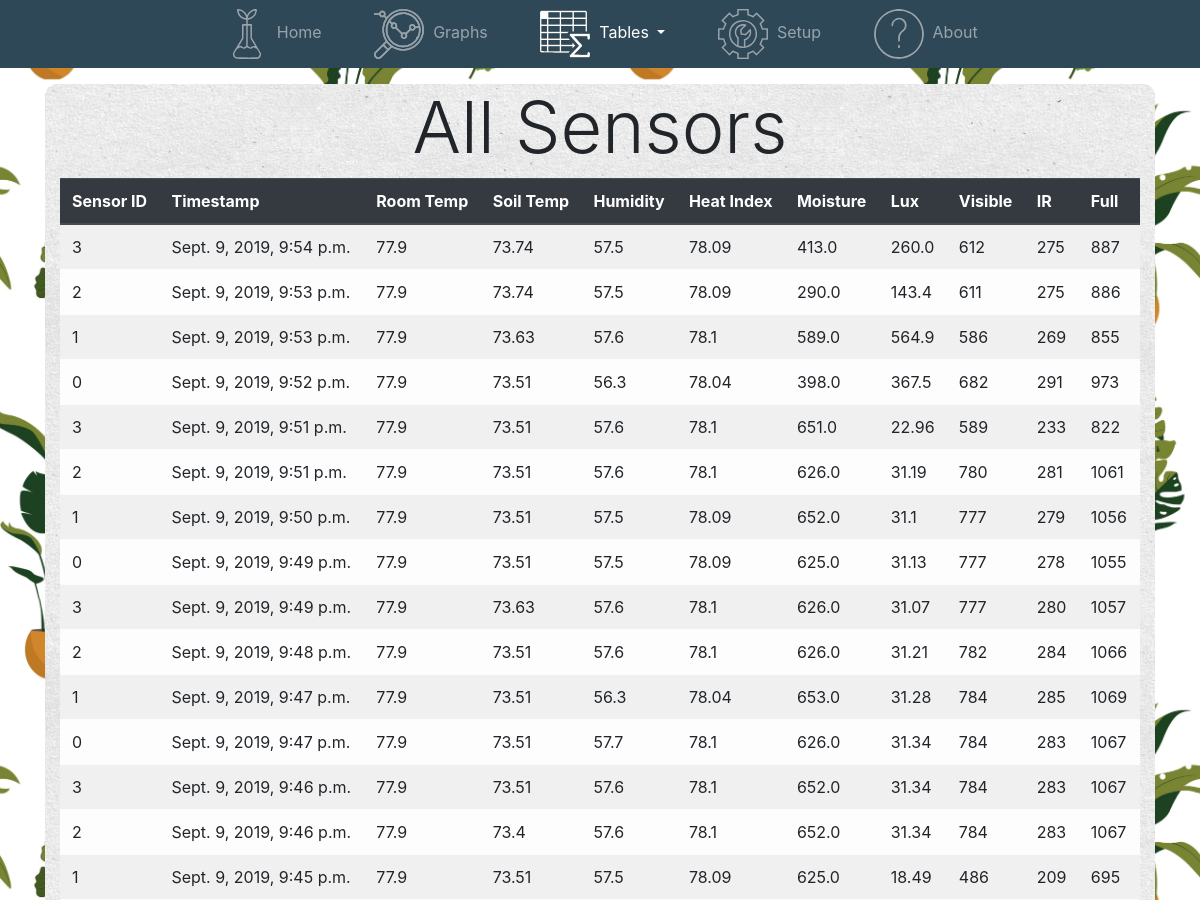
Before: /table/ (upper part) with the older database file.
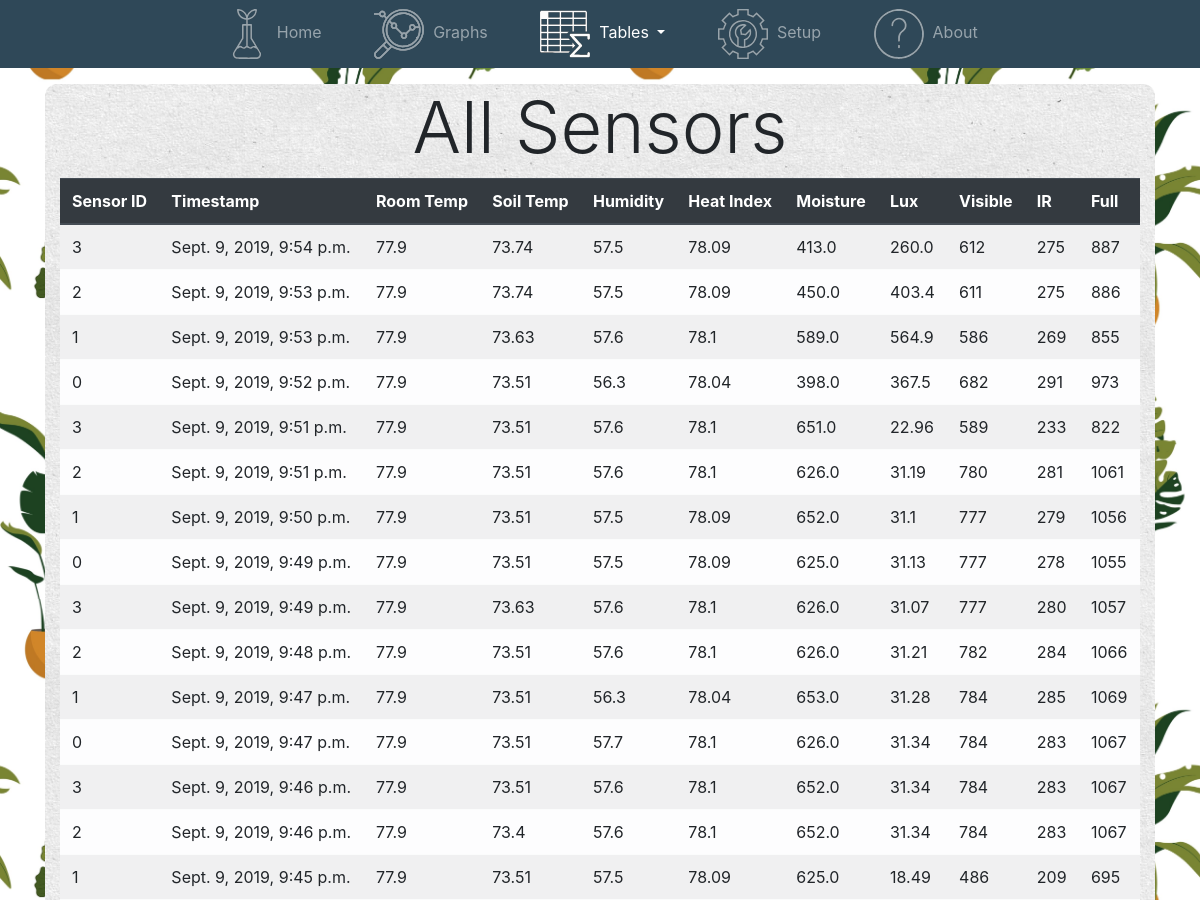
After: the same page with the newer database file.
### sensors/models.py (models this page shows, shortened)
class Sensor_data(models.Model):
    sensor_id = models.IntegerField() # Sensor ID to gather data from different sensors
    temp_soil = models.FloatField() # Soil reading from waterproof temp sensor wired probe (fahrenheit)
    temp_room = models.FloatField() # Temp reading from DHT-22 sensor (fahrenheit)
    humidity = models.FloatField() # humidity reading from DHT-22 sensor (fahrenheit)
    heat_index = models.FloatField() # heat index calc from DHT-22 sensor (fahrenheit)
    moisture = models.FloatField() # moisture reading from capacitance moisture sensor
    lux = models.FloatField() # Lux luminosity reading from light sensor
    visible = models.IntegerField() # Visible spectrum light reading from light sensor
    ir = models.IntegerField() # Ifrared spectrum light reading from light sensor
    full = models.IntegerField() # Full spectrum light reading from light sensor
    timestamp = models.DateTimeField('The time/date this data was recorded') # from django.utils import timezone ... timezone.now()

### sensors/views.py (the view)
# urls.py: path('table/', views.table, name='table'),
def table(request):
    id_list = list(Sensor_data.objects.values_list('sensor_id', flat=True).distinct())
    data_list = Sensor_data.objects.order_by('-timestamp')[:50]
    context = {'data_list': data_list, 'id_list': id_list, 'title': "All Sensors"}
    context["tables"] = "active"
    return render(request, 'sensors/table.html', context)

### sensors/templates/sensors/table.html
{% extends 'sensors/navbar.html' %}
{% block content %}
  <div class="main_content">
    <div class="container my-3">
      <div class='row'>
        <div class='col-md-12'>
          <h1 class='display-3'>{{ title }}</h1>
        </div>
      </div>
      <div class='row'>
        <div class='col-md-12'>
          {% if data_list %}
            <table class = "table table-light table-striped table-hover">
              <thead class= "thead-dark">
                <tr>
                  <th scope="row">Sensor ID</th>
                  <th scope="row">Timestamp</th>
                  <th scope="row">Room Temp</th>
                  <th scope="row">Soil Temp</th>
                  <th scope="row">Humidity</th>
                  <th scope="row">Heat Index</th>
                  <th scope="row">Moisture</th>
                  <th scope="row">Lux</th>
                  <th scope="row">Visible</th>
                  <th scope="row">IR</th>
                  <th scope="row">Full</th>
                </tr>
              </thead>
              <tbody>
              {% for data in data_list %}
                <tr>
                  <td scope="col">{{ data.sensor_id }}</td>
                  <td>{{ data.timestamp }}</td>
                  <td>{{ data.temp_room }}</td>
                  <td>{{ data.temp_soil }}</td>
                  <td>{{ data.humidity }}</td>
                  <td>{{ data.heat_index }}</td>
                  <td>{{ data.moisture }}</td>
                  <td>{{ data.lux }}</td>
                  <td>{{ data.visible }}</td>
                  <td>{{ data.ir }}</td>
                  <td>{{ data.full }}</td>
                </tr>
              {% endfor %}
              </tbody>
            </table>
          {% else %}
              <p>No data is available.</p>
          {% endif %}
        </div>
      </div>
    </div>
  </div>
{% endblock content %}

### sensors/templates/sensors/navbar.html (shortened to what this page needs)
{% extends 'sensors/base.html' %}
{% load static %}
{% block mynavbar %}
    <nav class="navbar sticky-top navbar-expand-lg navbar-dark">
      <div class="collapse navbar-collapse" id="navbarSupportedContent">
        <ul class="navbar-nav mr-auto">
          <li class="nav-item {{ home }}">
            <a id = "home_nav_text" class="nav-link" href="{% url 'home' %}">
              <img id="home_nav_icon" class = "nav_icon img-responsive {{ home }}" src="{% static 'images/home_icon_white.svg' %}" alt="Home Icon">
              Home
            <span class="sr-only">(current)</span></a>
          </li>
          <li class = "nav-item {{ graphs }}">
            <a id = "graph_nav_text" class="nav-link" href="{% url 'graphs' %}">
              <img id="graph_nav_icon" class = "nav_icon img-responsive {{ graphs }}" src="{% static 'images/graph_icon_white.svg' %}" alt="Graphs icon">
              &nbsp;Graphs
            <span class="sr-only">(current)</span></a>
          </li>
          <li id="table_nav_li" class="nav-item dropdown {{ tables }}">
            <a id="table_nav_text" class="nav-link dropdown-toggle" href="#" role="button" data-toggle="dropdown" aria-haspopup="true" aria-expanded="false">
              <img id="table_nav_icon" class = "nav_icon img-responsive {{ tables }}" src="{% static 'images/spreadsheet_icon_white.svg' %}" alt="Table nav icon">
              &nbsp;Tables
            </a>
          </li>
          <li class="nav-item {{ setup }}">
                <a id= "setup_nav_text" class="nav-link" href="{% url 'setup' %}">
                  <img id="setup_nav_icon" class = "nav_icon img-responsive {{ setup }}" src="{% static 'images/setup_icon_white.svg' %}" alt="Setup Icon">
                  &nbsp;Setup
                </a>
          </li>
          <li class="nav-item {{ about }}">
                <a id="about_nav_text" class="nav-link" href="{% url 'about' %}">
                  <img id="about_nav_icon" class = "nav_icon img-responsive {{ about }}" src="{% static 'images/about_icon_white.svg' %}" alt="About Icon">
                  &nbsp;About
                </a>
          </li>
        </ul>
      </div>
    </nav>
{% endblock %}

### sensors/templates/sensors/base.html (shortened to what this page needs)
{% load static %}
<html>
  <head>
    {% include 'base/css.html' %}
    <link rel="stylesheet" href="{% static 'css/sensors.css' %}">
  </head>
  <body>
    {% block mynavbar %}
    {% endblock mynavbar %}
    <div class='container'>
      {% block content %}
      {% endblock content %}
    </div>
  </body>
</html

### sensors/templates/base/css.html (shortened to what this page needs)
{% load static %}
<link rel="stylesheet" href="https://stackpath.bootstrapcdn.com/bootstrap/4.3.1/css/bootstrap.min.css">
<link rel="stylesheet" type="text/css" href="{% static 'loading-bar/loading-bar.css' %}"/>

### sensors/templates/base/js.html (shortened to what this page needs)
{% load static %}

### sensors/static/css/sensors.css (style rules this page uses)
body { background-color: #7EC2AD; background-image: url('../images/plants_pattern.jpg'); background-size: 50%; }
h1, h2, h3, h4, h5, h6 { text-align: center; }
.main_content { background-image: url('../images/natural_paper.png'); border-radius: 12px; }
.nav_icon { height: 50px; width: 50px; }
.nav-item { padding-left: 16px; padding-right: 16px; }
.nav-link .nav_icon { opacity: 0.5; }
@media (min-width: 768px) { .navbar-nav { float:none; margin:0 auto; display: block; text-align: center; } }
@media (min-width: 768px) { .navbar-nav > li { display: inline-block; float:none; } }
.nav_icon.active { opacity: 1; }
.navbar { background: #2F4858; padding-top: 1px; padding-bottom: 1px; padding-right: 1px; padding-left: 1px; }

Changed rows visible on the page:
changed Sensor_data (number 2 of 15 on the later page): moisture "290.0" → "450.0"; lux "143.4" → "403.4"
